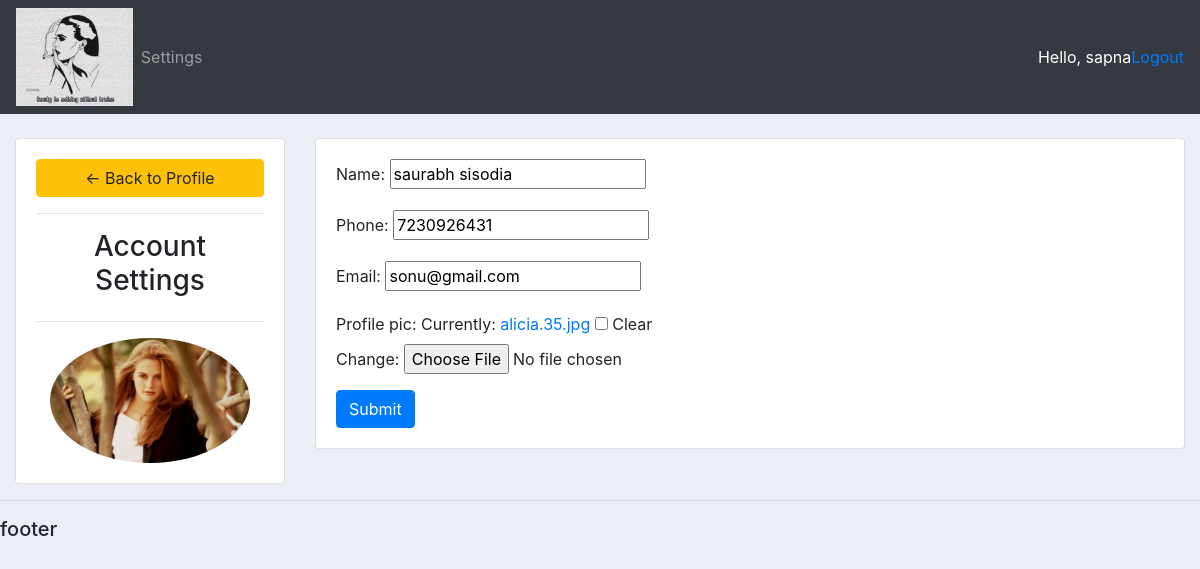
Page /accounts/accountsSettings/ (signed in) on the committed database.
### accounts/models.py (models this page shows, shortened)
class Customer(models.Model):
	user=models.OneToOneField(User,on_delete=models.CASCADE,null=True,blank=True)
	name=models.CharField(max_length=200,null=True)
	phone=models.CharField(max_length=200,null=True)
	email=models.EmailField(null=True)
	profile_pic=models.ImageField(default='4.jpg',null=True,blank=True)
	date_created=models.DateTimeField(auto_now_add=True,null=True)

### accounts/decorators.py (the view)
		def wrapper_func(request,*args,**kwargs):
			group=None
			if request.user.groups.exists():
				group=request.user.groups.all()[0].name
			if group in allowed_roles:
				return view_func(request,*args,**kwargs)
			else:
				return HttpResponse("you are not allowed to see this page")

### accounts/forms.py
class CustomerForm(ModelForm):
	class Meta:
		model=Customer
		fields='__all__'
		exclude=['user']

### accounts/views.py (called while the page is built)
@login_required(login_url='accounts:LoginPage')
@ allowed_users(allowed_roles=['customer'])
def accountsSettings(request):
	customer=request.user.customer
	form=CustomerForm(instance=customer)
	if request.method=="POST":
		form=CustomerForm(request.POST,request.FILES,instance=customer)
		if form.is_valid():
			form.save()
	context={'form':form}
	return render(request,'accounts/accounts_settings.html',context)

### accounts/templates/accounts/accounts_settings.html (shortened to what this page needs)
{%  extends 'accounts/main.html' %}
{% load static %}
{% block content %}
<br>
<div class="row">
	<div class="col-md-3">
		<div class="card card-body">
			<a class="btn btn-warning" href="{% url 'accounts:home' %}"> &#8592; Back to Profile</a>
			<hr>
			<h3 style="text-align: center">Account Settings</h3>
			<hr>
			<img class="profile-pic" src="{{request.user.customer.profile_pic.url}}" >
		</div>
	</div>
	<div class="col-md-9">
		<div class="card card-body">
			<form method="POST" action="" enctype="multipart/form-data">
				{{form.as_p}}
			<input class="btn btn-primary" type="submit" name="Update Information">
			</form>
		</div>
	</div>
</div>
{% endblock %}

### accounts/templates/accounts/navbar.html (shortened to what this page needs)
{% load static %}
<nav class="navbar navbar-expand-lg navbar-dark bg-dark">
  <img height=5% width=10% src="{% static 'images/4.jpg' %}">
  <div class="collapse navbar-collapse" id="navbarNav">
    <ul class="navbar-nav">
      {% if request.user.is_staff %}
        <li class="nav-item active">
          <a class="nav-link" href="{% url 'accounts:home' %}">Dashboard</a>
          }
        </li>
        <li class="nav-item">
          <a class="nav-link" href="{% url 'accounts:products' %}">Products</a>
        </li>
      {% else %}
        <li class="nav-item">
          <a class="nav-link" href="{% url 'accounts:accountsSettings' %}"> Settings </a>
        </li>
      {% endif %}
    </ul>
  </div>
  <span style="color:white">Hello, {{request.user}}</span>
  <span><a href="{% url 'accounts:logoutpage' %}">Logout</a></span>
</nav>

### static/css/main.css (style rules this page uses)
body { background-color: #ebeff5; }

### accounts/templates/accounts/accounts_settings.html (style rules this page uses)
.profile-pic { max-width: 200px; max-height:200px; margin: 0 auto; border-radius: 50%; }

### rows in the picture
Customer: name "saurabh sisodia", phone "7230926431", email "sonu@gmail.com"

### other values in the picture
{{ request.user }} "sapna"
